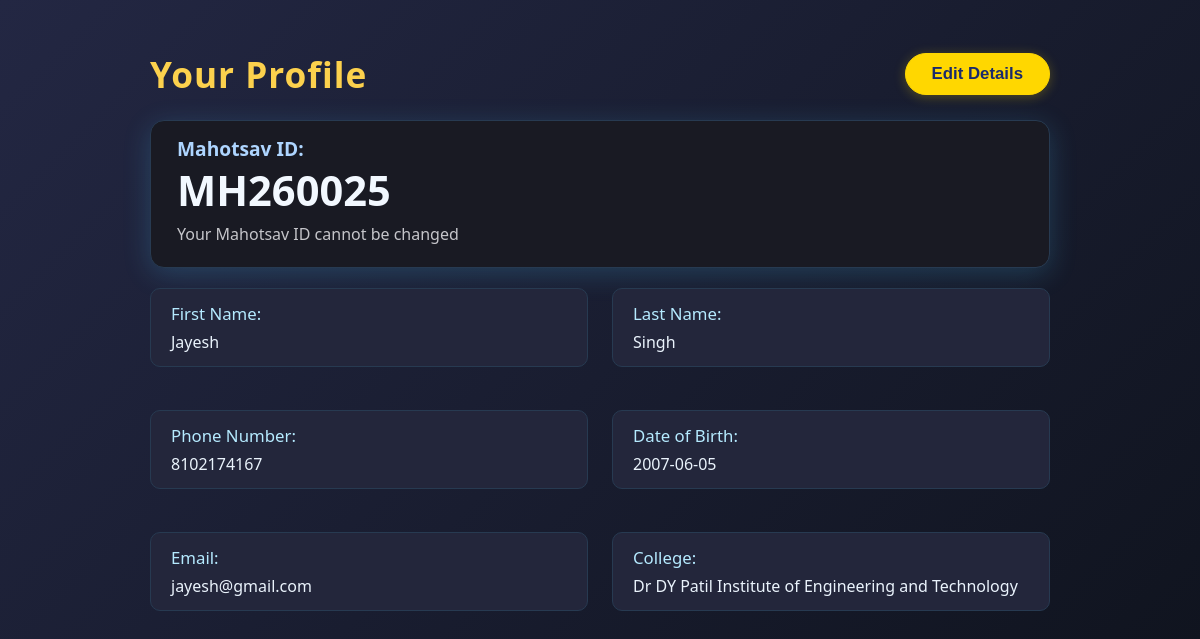
Page /user/profile.php (signed in) on the committed database.
### tables this page shows
CREATE TABLE `users` (
  `id` int(11) NOT NULL,
  `mhid` varchar(12) DEFAULT NULL,
  `first_name` varchar(50) DEFAULT NULL,
  `last_name` varchar(50) DEFAULT NULL,
  `email` varchar(100) DEFAULT NULL,
  `dob` date DEFAULT NULL,
  `phone` varchar(15) DEFAULT NULL,
  `gender` varchar(10) DEFAULT NULL,
  `state` varchar(40) DEFAULT NULL,
  `district` varchar(40) DEFAULT NULL,
  `college` varchar(70) DEFAULT NULL,
  `password_hash` varchar(255) DEFAULT NULL,
  `is_vignan` tinyint(1) NOT NULL DEFAULT 0
);

### user/profile.php (the view, shortened to what this page needs)
<?php
include __DIR__ . '/../config/db.php';
$uid = (int)$_SESSION['user_id'];
$stmt = $conn->prepare("SELECT mhid, first_name, last_name, email, dob, phone, college FROM users WHERE id = ?");
$stmt->bind_param('i', $uid);
$stmt->execute();
$res = $stmt->get_result();
$user = $res ? $res->fetch_assoc() : null;
?>
<!DOCTYPE html>
<html lang="en">
<head>
  <link rel="stylesheet" href="../assets/css/mobile-fix.css">
</head>
<body>
  <div class="container">
    <div class="title-row">
      <div class="profile-title">Your Profile</div>
      <div class="action-top">
        <button type="button" id="editBtn">Edit Details</button>
      </div>
    </div>
    <form id="editForm" method="post" autocomplete="off">
      <div class="block">
        <b style="font-size:1.2rem;color:#aed5ff;">Mahotsav ID:</b><br>
        <span style="font-size:2.6em;font-weight:bold;color:#f2f8ff;"><?php echo htmlspecialchars($user["mhid"]); ?></span>
        <div style="margin-top:5px;color:#c5c5ca;">Your Mahotsav ID cannot be changed</div>
      </div>
      <div class="mid-block">
        <div class="field-block">
          <div class="profile-label">First Name:</div>
          <span class="edit-field" id="firstName"><?php echo htmlspecialchars($user["first_name"]); ?></span>
        </div>
        <div class="field-block">
          <div class="profile-label">Last Name:</div>
          <span class="edit-field" id="lastName"><?php echo htmlspecialchars($user["last_name"]); ?></span>
        </div>
        <div class="field-block">
          <div class="profile-label">Phone Number:</div>
          <span class="edit-field" id="phone"><?php echo htmlspecialchars($user["phone"]); ?></span>
        </div>
        <div class="field-block">
          <div class="profile-label">Date of Birth:</div>
          <span class="edit-field" id="dob"><?php echo htmlspecialchars($user["dob"]); ?></span>
        </div>
        <div class="field-block">
          <div class="profile-label">Email:</div>
          <span class="edit-field" id="email"><?php echo htmlspecialchars($user["email"]); ?></span>
        </div>
        <div class="field-block">
          <div class="profile-label">College:</div>
          <span><?php echo htmlspecialchars($user["college"]); ?></span>
        </div>
      </div>
    </form>
  </div>
</body>
</html>

### user/profile.php (style rules this page uses)
body { background: linear-gradient(135deg, #232743 0%, #10141f 100%); color: #eaf3fc; font-family: 'Segoe UI', Arial, sans-serif; margin:0; }
.container { max-width: 900px; margin: 34px auto 0 auto; padding: 16px; }
.profile-title { font-size: 2.2rem; font-weight: 800; color: #fcd14d; letter-spacing: 1px; }
.title-row { display:flex; align-items:center; justify-content: space-between; margin-bottom: 22px; gap: 16px; }
.block { background: #191A23; color:#eaf3fc; border-radius:14px; padding:14px 26px 22px 26px; margin-bottom: 20px; border:1.5px solid #273A51; box-shadow: 0 6px 28px rgba(76,198,255,0.2); }
.mid-block { display:grid; grid-template-columns:1fr 1fr; gap:24px; }
.field-block { background: #23263B; padding: 13px 20px; border-radius:10px; margin-bottom:19px; border:1.5px solid #273A51; }
.profile-label { color:#b5eaff; font-size:1.05rem; margin-bottom:6px; }
.action-top { display:flex; justify-content: flex-end; gap: 10px; }
.action-top button { padding:10px 26px;font-size:1.05rem; border-radius:22px; border:1.5px solid #ffd700; background:#ffd700; color:#1a2a6c; font-weight:800; cursor:pointer; box-shadow: 0 2px 12px rgba(255,215,0,0.26); }

### rows in the picture
users: mhid "MH260025", first_name "Jayesh", last_name "Singh", phone "8102174167", dob "2007-06-05", email "jayesh@gmail.com", college "Dr DY Patil Institute of Engineering and Technology"
